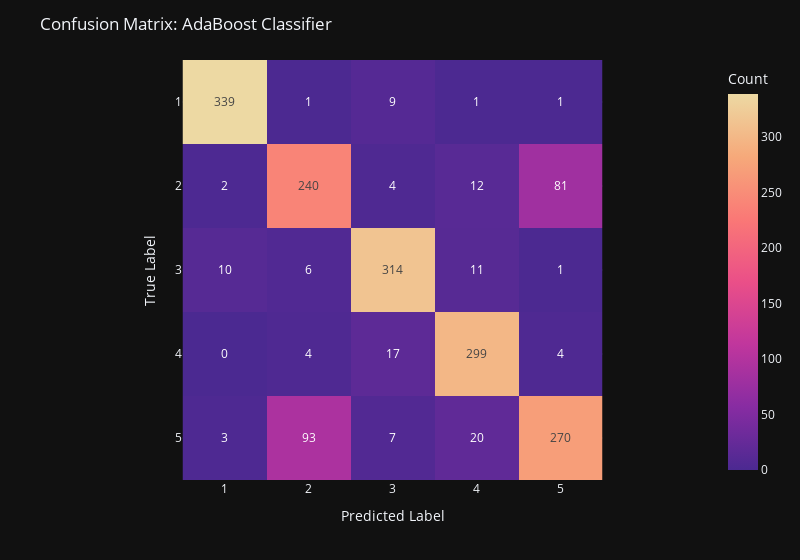

Notebook code for this chart:
### Markdown cell above
### 5. AdaBoost Classifier

AdaBoost is an ensemble method that combines multiple weak learners—typically decision stumps—to construct a strong classifier. It operates by training a sequence of models in which each new learner places greater emphasis on the samples that were misclassified in previous rounds, achieved through adaptive reweighting of the training instances.

Each classifier receives a weight proportional to its accuracy, and the final prediction is obtained through a weighted voting scheme. AdaBoost can achieve high accuracy and, similar to Random Forests, **tends to perform best when trained on the original rather than the preprocessed feature set.**

**Hyperparameters:**
- **max_depth = 5:** the maximum depth of each tree; with depth 5, a tree may perform up to five splits before reaching a decision
- **min_samples_leaf = 40:** the minimum number of samples required in each leaf node, helping to prevent overfitting
- **random_state = 42:** the random seed ensuring reproducible results
- **estimator = base_tree:** specifies the decision tree used as the base learner
- **n_estimators = 180:** the number of boosting rounds; the model constructs 180 trees sequentially, with each tree attempting to correct the errors of its predecessors
- **learning_rate = 0.12:** controls the contribution of each tree to the final model; a lower learning rate leads to slower, more conservative learning, typically requiring more estimators but often improving generalization

### Code cell
from sklearn.ensemble import AdaBoostClassifier
from sklearn.tree import DecisionTreeClassifier

base_tree = DecisionTreeClassifier(
    max_depth=5,      # decision stump
    min_samples_leaf=50,
    random_state=42
)

ada = AdaBoostClassifier(
    estimator=base_tree,   # weak learner
    n_estimators=180,      # number of boosting rounds
    learning_rate=0.15, # contribution of each weak learner
    random_state=42
)

# Train and evaluate
ada.fit(x_train, y_train)
y_pred = ada.predict(x_test)
cm = confusion_matrix(y_pred, y_test)
fig = px.imshow(
    cm,
    text_auto=True,
    width=800,
    color_continuous_scale="Agsunset",
    labels=dict(x="Predicted Label", y="True Label", color="Count"),
    x=class_names,
    y=class_names,
)
fig.update_layout(
    title=f"Confusion Matrix: AdaBoost Classifier",
    xaxis=dict(side="bottom")
)
fig.show()
print(classification_report(y_test, y_pred))

### Figure 1 — Plotly figure (JSON) as saved in the notebook; plotly's stock layout.template omitted (floating-point values rounded to 4 significant figures)
{"data": [{"coloraxis": "coloraxis", "name": "0", "texttemplate": "%{z}", "x": ["1", "2", "3", "4", "5"], "y": ["1", "2", "3", "4", "5"], "z": [[339, 1, 9, 1, 1], [2, 240, 4, 12, 81], [10, 6, 314, 11, 1], [0, 4, 17, 299, 4], [3, 93, 7, 20, 270]], "type": "heatmap", "xaxis": "x", "yaxis": "y", "hovertemplate": "Predicted Label: %{x}<br>True Label: %{y}<br>Count: %{z}<extra></extra>"}], "layout": {"xaxis": {"anchor": "y", "domain": [0.0, 1.0], "scaleanchor": "y", "constrain": "domain", "title": {"text": "Predicted Label"}, "side": "bottom"}, "yaxis": {"anchor": "x", "domain": [0.0, 1.0], "autorange": "reversed", "constrain": "domain", "title": {"text": "True Label"}}, "coloraxis": {"colorbar": {"title": {"text": "Count"}}, "colorscale": [[0.0, "rgb(75, 41, 145)"], [0.1667, "rgb(135, 44, 162)"], [0.3333, "rgb(192, 54, 157)"], [0.5, "rgb(234, 79, 136)"], [0.6667, "rgb(250, 120, 118)"], [0.8333, "rgb(246, 169, 122)"], [1.0, "rgb(237, 217, 163)"]]}, "margin": {"t": 60}, "width": 800, "title": {"text": "Confusion Matrix: AdaBoost Classifier"}}}
